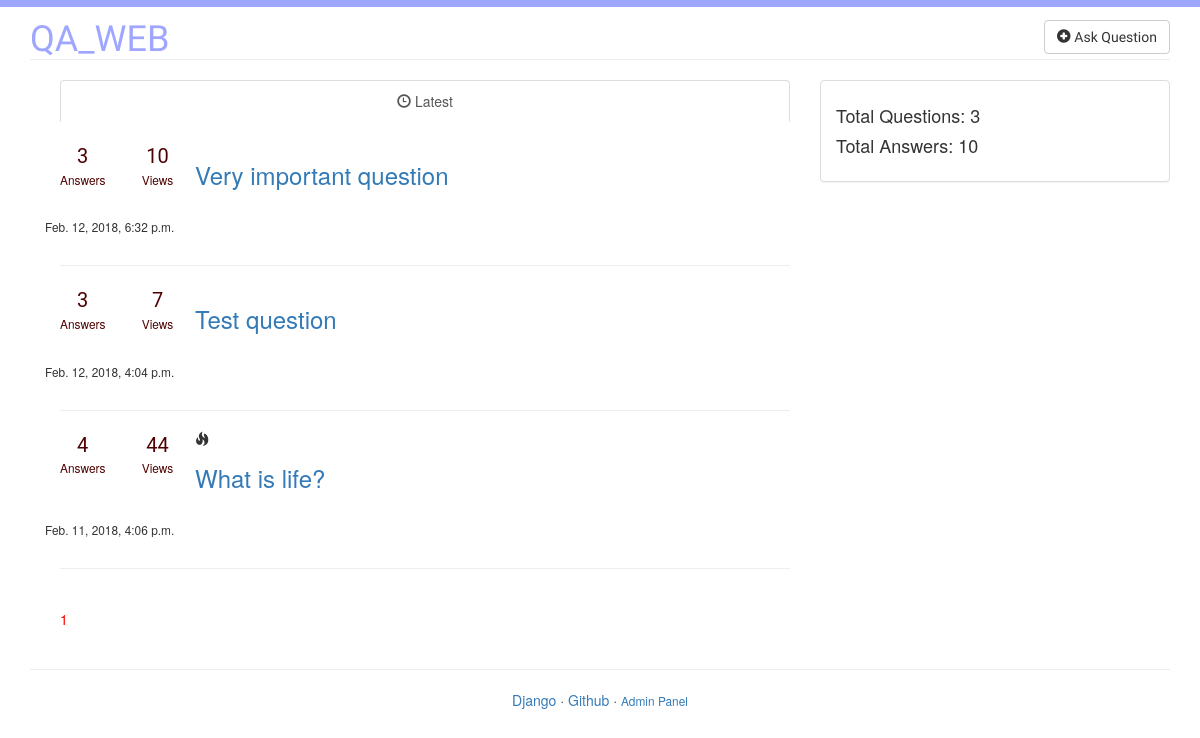
Page /QuestionIndex/ on the earlier database version.
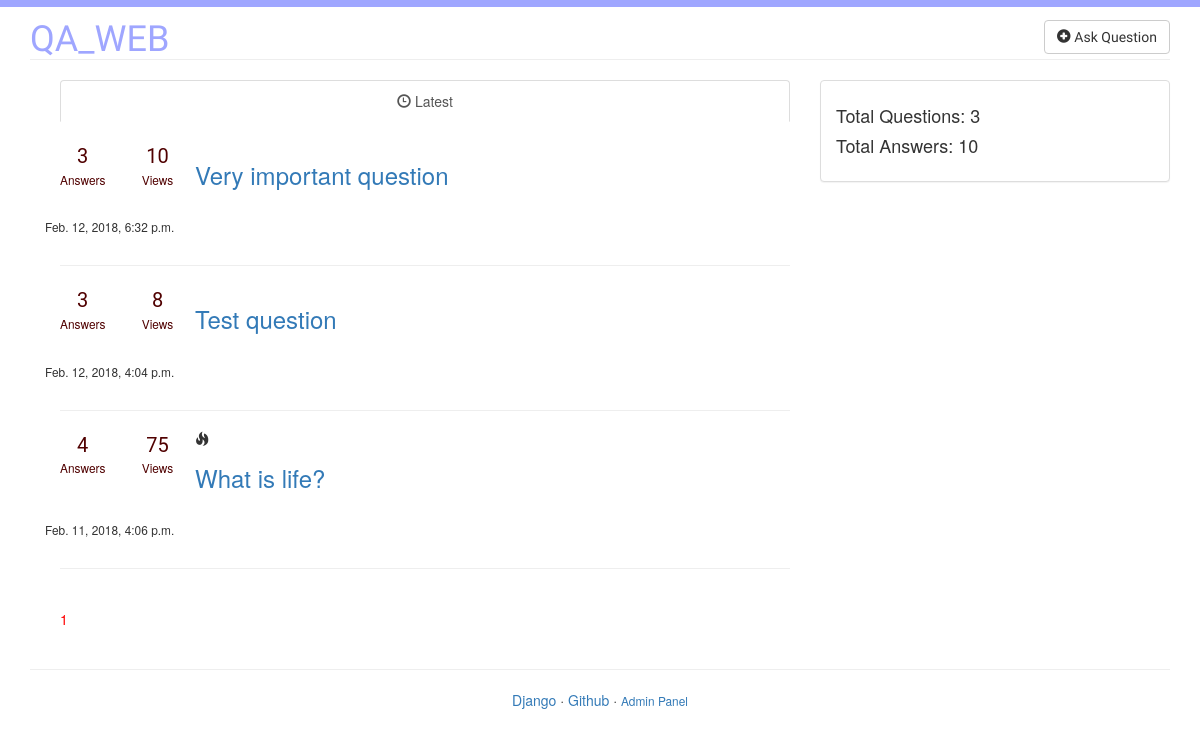
Same page on the later database version.
### qa_web/models.py (models this page shows, shortened)
class Post(models.Model):
    content = models.TextField(null=True)
    owner = models.ForeignKey(settings.AUTH_USER_MODEL, null= True, on_delete=models.SET_NULL)
    creation_date = models.DateTimeField(auto_now_add=True)
    upvotes = models.IntegerField(default=0)
    downvotes = models.IntegerField(default=0)
    class Meta:
        abstract = True

class Questions(Post):
    title = models.CharField(max_length=300, null=True)
    visits = models.IntegerField(default=0)
    voters = models.ManyToManyField(settings.AUTH_USER_MODEL, related_name='q_voters', through='Vote')

### qa_web/views.py (the view, shortened to what this page needs)
# urls.py: url(r'QuestionIndex/', views.QuestionDisplayView.as_view(), name='QuestionIndex'),
class QuestionDisplayView(ListView):
    model = Questions
    paginate_by = 10  # 10 questions a page
    context_object_name = 'questions'
    template_name = 'qa_web/question_display_page.html'
    ordering = '-creation_date'
    def get_context_data(self, *args, **kwargs):
        context = super(
            QuestionDisplayView, self).get_context_data(*args, **kwargs)
        context['total_question_num'] = Questions.objects.count()
        context['total_answer_num'] = Answers.objects.count()
        context['is_paginated'] = True  # whether the paginator is needed. It's a must.
        all_questions_qs = Questions.objects.order_by('-creation_date')\
            .select_related('owner')\
            .annotate(num_answers=Count('answers', distinct=True),
                      num_question_comments=Count('comments',
                      distinct=True))
        paginator_all_questions = Paginator(all_questions_qs, QuestionDisplayView.paginate_by)
        page_0 = self.request.GET.get('question_page')
        try:
            page_obj = paginator_all_questions.page(page_0)
        except PageNotAnInteger:
            page_obj = paginator_all_questions.page(1)
        except EmptyPage:  # pragma: no cover
            page_obj = paginator_all_questions.page(paginator_all_questions.num_pages)
        context['latest_current_page'] = page_obj
        pagination_data = self.pagination_data(paginator_all_questions, page_obj, context['is_paginated'])
        context.update(pagination_data)
        un_answered_qs = Questions.objects.order_by('-creation_date')\
            .filter(answers__isnull=True).select_related('owner')\
            .annotate(num_answers=Count('answers', distinct=True),
                      num_question_comments=Count('comments',
                      distinct=True))
        paginator = Paginator(un_answered_qs, QuestionDisplayView.paginate_by)
        context['active_tab'] = self.request.GET.get('active_tab', 'latest')
        tabs = ['latest', 'un_answered']
        context['active_tab'] = 'latest' if context['active_tab'] not in\
            tabs else context['active_tab']
        page_index = self.request.GET.get('un_answered_page')
        try:
            un_answered_page = paginator.page(page_index)
        except PageNotAnInteger:
            un_answered_page = paginator.page(1)
        except EmptyPage:  # pragma: no cover
            un_answered_page = paginator.page(paginator.num_pages)
        context['un_answered_num_for_current_page'] = paginator.count
        context['un_answered_page'] = un_answered_page
        question_contenttype = ContentType.objects.get_for_model(Questions)
        return context
    def get_queryset(self):
        queryset = super(QuestionDisplayView, self).get_queryset()\
            .select_related('owner')\
            .annotate(num_answers=Count('answers', distinct=True),
                      num_question_comments=Count('comments',
                      distinct=True))
        return queryset
    def pagination_data(self, paginator, page, is_paginated):
        if not is_paginated:
            return {}
        left = []
        right = []
        left_has_more = False
        right_has_more = False
        first = False
        last = False
        page_number = page.number
        total_pages = paginator.num_pages
        page_range = paginator.page_range
        if page_number == 1:
            right = page_range[page_number:page_number + 2]
            if len(right) == 0:
                return {}
            if right[-1] < total_pages - 1:
                right_has_more = True
            if right[-1] < total_pages:
                last = True
        elif page_number == total_pages:
            left = page_range[(page_number - 3) if (page_number - 3) > 0 else 0:page_number - 1]
            if left[0] > 2:
                left_has_more = True
            if left[0] > 1:
                first = True

### qa_web/templates/qa_web/question_display_page.html (shortened to what this page needs)
{% extends "qa_web/base_navigator.html" %}
{% load staticfiles %}
{% block content %}
<div class="col-md-8">
    <ul class="nav nav-tabs nav-justified">
        <li role="presentation"
            {% if active_tab == 'latest' %}class="active"{% endif %}>
            <a href="#latest" data-toggle="tab">
                <span class="glyphicon glyphicon-time"></span>
                Latest
            </a>
        </li>
    </ul>
    <br/>
    <div class="tab-content">
        <div class="tab-pane {% if active_tab == 'latest' %}active{% endif %}" id="latest">
          {% if latest_current_page %}
            {% for question in latest_current_page %}
                <div class="row">
                  <div class="col-sm-1 ans"><small><div class="ques">{{ question.num_answers }}</div>Answers</small></div>
                  <div class="col-sm-1 ans"><small><div class="ques">{{ question.visits }}</div>Views</small></div>
                  <p>
                    {% if question.num_answers > 3 %}<span class="glyphicon glyphicon-fire" aria-hidden="true"></span>{% endif %}
                    <h3><a href="{% url 'answers' question.id %}">{{ question.title }}</a></h3>
                    <br/>
                    <small> {{ question.creation_date }}</small>
                  </p>
                </div>
                <hr>
            {% endfor %}
               {% if is_paginated %}
                  <div class="pagination">
                      <a href="?page={{ page_obj.number }}" style="color: red">{{ page_obj.number }}</a>
                  </div>
               {% endif %}
          {% else %}
            <div class="alert alert-warning" role="alert">No Questions are available!</div>
          {% endif %}
        </div>
    </div>
</div>
<div class="col-md-4">
  <div class="panel panel-default">
    <div class="panel-body">
      <h4>Total Questions: {{ total_question_num }}</h4>
      <h4>Total Answers: {{ total_answer_num }}</h4>
    </div>
  </div>
</div>
{% endblock content %}

Differences in the rows shown:
changed Questions "Test question": visits "7" → "8"
changed Questions "What is life?": visits "44" → "75"
